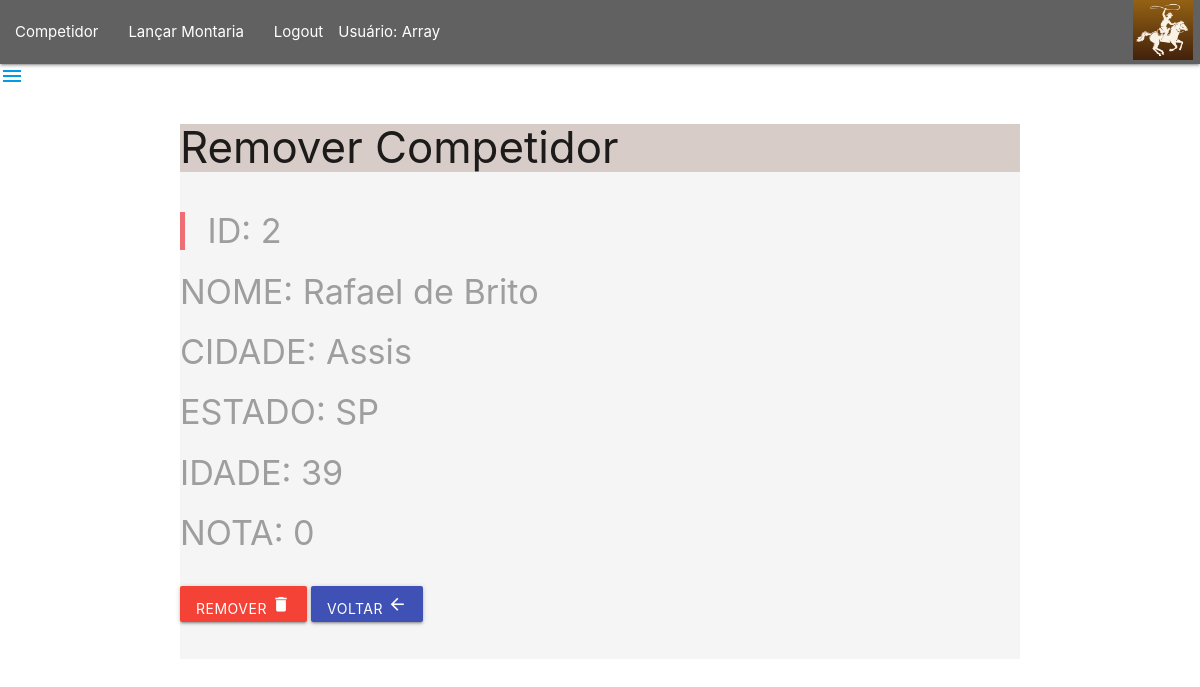
Page /frmRmvCompetidor.php?id=2 (signed in) on the committed database.
### tables this page shows
CREATE TABLE `competidor` (
  `id` int(11) NOT NULL,
  `nome` varchar(35) NOT NULL,
  `cidade` varchar(25) NOT NULL,
  `estado` varchar(2) NOT NULL,
  `idade` int(11) NOT NULL,
  `somanota` float NOT NULL
);

### frmRmvCompetidor.php (the view, shortened to what this page needs)
<?php
    include 'menu.php';
    $id =trim($_GET['id']);
    $pdo = Conexao::conectar();
    $pdo->setAttribute(PDO:: ATTR_ERRMODE, PDO::ERRMODE_EXCEPTION);
    $sql = "SELECT * FROM competidor WHERE id=?;";
    $query = $pdo->prepare($sql);
    $query->execute(array($id));
    $competidor = $query->fetch(PDO::FETCH_ASSOC);
?>
<!DOCTYPE html>
<html lang="pt-br">
<head>
    <link rel="stylesheet" href="https://cdnjs.cloudflare.com/ajax/libs/materialize/1.0.0/css/materialize.min.css">
</head>
<body>
    <div class="container grey lighten-4 col s12">
        <div class="brown lighten-4 col s12">
            <h3>Remover Competidor</h3>
        </div>
    <form action="remCompetidor.php" method="POST" id='frmRmvCompetidor' class="col s12">
        <div class="row">
             <div class="col s10">
                 <label for ="lblId"><h4><blockquote>ID:  <?php echo $id?></blockquote></h4></label>
                 <label for ="lblNome"><H4>NOME: <?php echo $competidor['nome'];?></H4></label>
                 <label for ="lblCidade"><H4>CIDADE: <?php echo $competidor['cidade'];?></H4></label>
                 <label for ="lblEstado"><H4>ESTADO: <?php echo $competidor['estado'];?></H4></label>
                 <label for ="lblIdade"><H4>IDADE: <?php echo $competidor['idade'];?></H4></label>
                 <label for ="lblNota"><H4>NOTA: <?php echo $competidor['somanota'];?></H4></label>
             </div>
        </div>
            <div class="input-field col s8">
               <button class="btn waves-effect waves-light red" type="submit" name="btnRemover">
               Remover <i class="material-icons">delete</i>
               </button>
              <button class="btn waves-effect waves-light indigo" type="button" name="btnVoltar"
                onclick="JavaScript:location.href='listarCompetidor.php'">
               Voltar <i class="material-icons">arrow_back</i>
               </button>
            </div>
            <br/>
     </form>
</body>
</html>

### rows in the picture
competidor: nome "Rafael de Brito", cidade "Assis", estado "SP", idade "39", somanota "0"

### other values in the picture
$_SESSION['usuario'] "Array"
$id "2"
